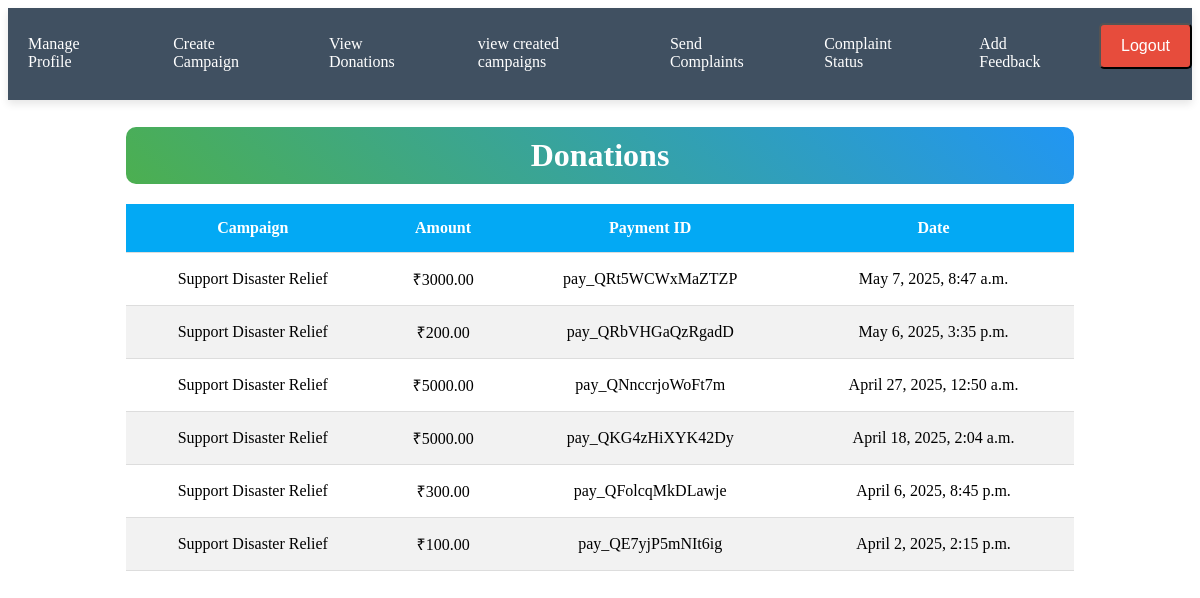
Page /home/organization_donations/ (signed in) on the committed database.
### home/models.py (models this page shows, shortened)
class Donation(models.Model):
    user = models.ForeignKey(User, on_delete=models.CASCADE)
    campaign = models.ForeignKey('Campaign', on_delete=models.CASCADE)
    amount = models.DecimalField(max_digits=10, decimal_places=2)
    payment_id = models.CharField(max_length=100, unique=True)
    date = models.DateTimeField(auto_now_add=True)

class Campaign(models.Model):
    organization = models.ForeignKey(
        "Organization", on_delete=models.CASCADE, related_name="campaigns"
    )
    title = models.CharField(max_length=255)
    description = models.TextField()
    goal_amount = models.DecimalField(max_digits=10, decimal_places=2)
    raised_amount = models.DecimalField(max_digits=10, decimal_places=2, default=0.00)
    end_date = models.DateField()
    image = models.ImageField(upload_to="campaign_images/", blank=True, null=True)
    created_by = models.ForeignKey(
        User, on_delete=models.CASCADE, related_name="campaigns", null=True, blank=True
    )
    created_at = models.DateTimeField(auto_now_add=True)
    verified = models.BooleanField(default=False)
    is_edit_pending = models.BooleanField(default=False)
    STATUS_CHOICES = [
        ("Ongoing", "Ongoing"),
        ("Completed", "Completed"),
    ]
    status = models.CharField(max_length=10, choices=STATUS_CHOICES, default="Ongoing")

### home/views.py (the view)
# urls.py: path('organization_donations/', views.organization_donations, name='organization_donations'),
@login_required
def organization_donations(request):
    organization = request.user.organization  # Assuming User is linked to Organization
    campaigns = Campaign.objects.filter(organization=organization)
    donations = Donation.objects.filter(campaign__in=campaigns).order_by('-date')
    context = {
        "donations": donations,
        "organization": organization
    }
    return render(request, "organization_donations.html", context)

### templates/organization_donations.html (shortened to what this page needs)
 <nav class="navbar">
    <div class="link-container">
        <a href="{% url 'org_profile' %}"> Manage Profile</a>
        <a href="{% url 'create_campaign' %}"> Create Campaign</a>
        <a href="{% url 'organization_donations' %}"> View Donations</a>
        <a href="{% url 'campaign_list' %}"> view created campaigns</a>
        <a href="{% url 'submit_org_complaint' %}"> Send Complaints</a>
        <a href="{% url 'org_complaint_list' %}"> Complaint Status</a>
        <a href="{% url 'organization_feedback' %}"> Add Feedback</a>
        <form action="{% url 'donorlogout' %}" method="post" style="display: inline;">
            <button type="submit" class="btn-logout">
                 Logout
            </button>
        </form>
    </div>
</nav>
<div class="container">
    <h2 class="title"> Donations</h2>
    <div class="table-container">
        <table class="donation-table">
            <thead>
                <tr>
                    <th>Campaign</th>
                    <th>Amount</th>
                    <th>Payment ID</th>
                    <th>Date</th>
                </tr>
            </thead>
            <tbody>
                {% for donation in donations %}
                <tr class="fade-in">
                    <td>{{ donation.campaign.title }}</td>
                    <td>₹{{ donation.amount }}</td>
                    <td>{{ donation.payment_id }}</td>
                    <td>{{ donation.date }}</td>
                </tr>
                {% empty %}
                <tr><td colspan="4">No donations found.</td></tr>
                {% endfor %}
            </tbody>
        </table>
    </div>
</div>

### templates/organization_donations.html (style rules this page uses)
.navbar { background-color: rgba(44, 62, 80, 0.9); padding: 15px 0; box-shadow: 0 4px 8px rgba(0, 0, 0, 0.1); }
.link-container { display: flex; justify-content: center; gap: 20px; }
.link-container a { color: white; text-decoration: none; font-size: 16px; padding: 12px 20px; border-radius: 5px; transition: background-color 0.3s ease; }
.btn-logout { background-color: #e74c3c; color: white; padding: 12px 20px; border-radius: 5px; text-decoration: none; font-size: 16px; transition: background-color 0.3s ease; }
.container { width: 80%; margin: auto; text-align: center; }
.title { font-size: 2rem; color: #fff; background: linear-gradient(45deg, #4CAF50, #2196F3); padding: 10px; border-radius: 10px; margin-bottom: 20px; animation: fadeIn 1s ease-in-out; }
.table-container { overflow-x: auto; }
.donation-table { width: 100%; border-collapse: collapse; background: #fff; box-shadow: 0px 4px 8px rgba(0, 0, 0, 0.2); border-radius: 10px; animation: slideUp 1s ease-in-out; }
.donation-table th, .donation-table td { padding: 15px; border-bottom: 1px solid #ddd; text-align: center; }
.donation-table th { background: #03a9f4; color: #fff; font-weight: bold; }
.donation-table tr:nth-child(even) { background: #f2f2f2; }
.fade-in { animation: fadeIn 1s ease-in-out; }

### rows in the picture
Donation: campaign "Support Disaster Relief", amount "3000.00", payment_id "pay_QRt5WCWxMaZTZP", date "May 7, 2025, 8:47 a.m."
Donation: campaign "Support Disaster Relief", amount "200.00", payment_id "pay_QRbVHGaQzRgadD", date "May 6, 2025, 3:35 p.m."
Donation: campaign "Support Disaster Relief", amount "5000.00", payment_id "pay_QNnccrjoWoFt7m", date "April 27, 2025, 12:50 a.m."
Donation: campaign "Support Disaster Relief", amount "5000.00", payment_id "pay_QKG4zHiXYK42Dy", date "April 18, 2025, 2:04 a.m."
Donation: campaign "Support Disaster Relief", amount "300.00", payment_id "pay_QFolcqMkDLawje", date "April 6, 2025, 8:45 p.m."
Donation: campaign "Support Disaster Relief", amount "100.00", payment_id "pay_QE7yjP5mNIt6ig", date "April 2, 2025, 2:15 p.m."
